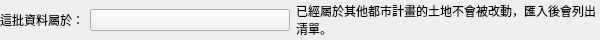
<?xml version="1.0" encoding="UTF-8"?>
<ui version="4.0">
 <class>importPlanChoiceContent</class>
 <widget class="QWidget" name="importPlanChoiceContent">
  <property name="geometry">
   <rect>
    <x>0</x>
    <y>0</y>
    <width>600</width>
    <height>40</height>
   </rect>
  </property>
  <layout class="QHBoxLayout" name="importPlanChoiceLayout" stretch="0,0,1">
   <property name="spacing">
    <number>6</number>
   </property>
   <property name="leftMargin">
    <number>0</number>
   </property>
   <property name="topMargin">
    <number>0</number>
   </property>
   <property name="rightMargin">
    <number>0</number>
   </property>
   <property name="bottomMargin">
    <number>0</number>
   </property>
   <item>
    <widget class="QLabel" name="importPlanLabel">
     <property name="text">
      <string>這批資料屬於：</string>
     </property>
    </widget>
   </item>
   <item>
    <widget class="ComboBox" name="importPlanCombo">
     <property name="minimumSize">
      <size>
       <width>200</width>
       <height>0</height>
      </size>
     </property>
    </widget>
   </item>
   <item>
    <widget class="QLabel" name="importPlanNote">
     <property name="text">
      <string>已經屬於其他都市計畫的土地不會被改動，匯入後會列出清單。</string>
     </property>
     <property name="wordWrap">
      <bool>true</bool>
     </property>
    </widget>
   </item>
  </layout>
 </widget>
 <customwidgets>
 <customwidget>
  <class>ComboBox</class>
  <extends>QPushButton</extends>
  <header>qfluentwidgets</header>
 </customwidget>
 </customwidgets>
 <resources />
 <connections />
</ui>
